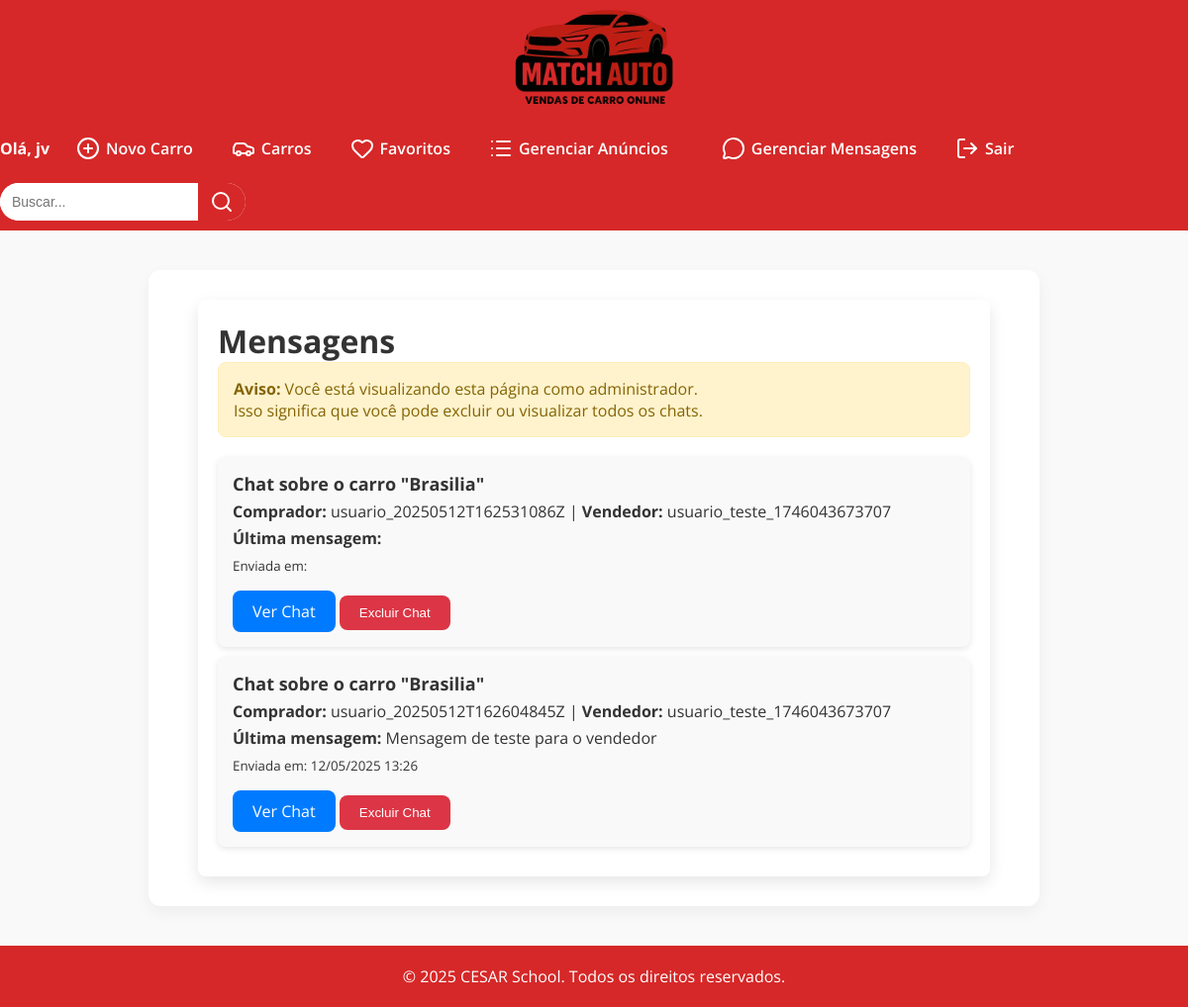
/interacoes/mensagens/ (signed in), run on an earlier commit of the app's database.
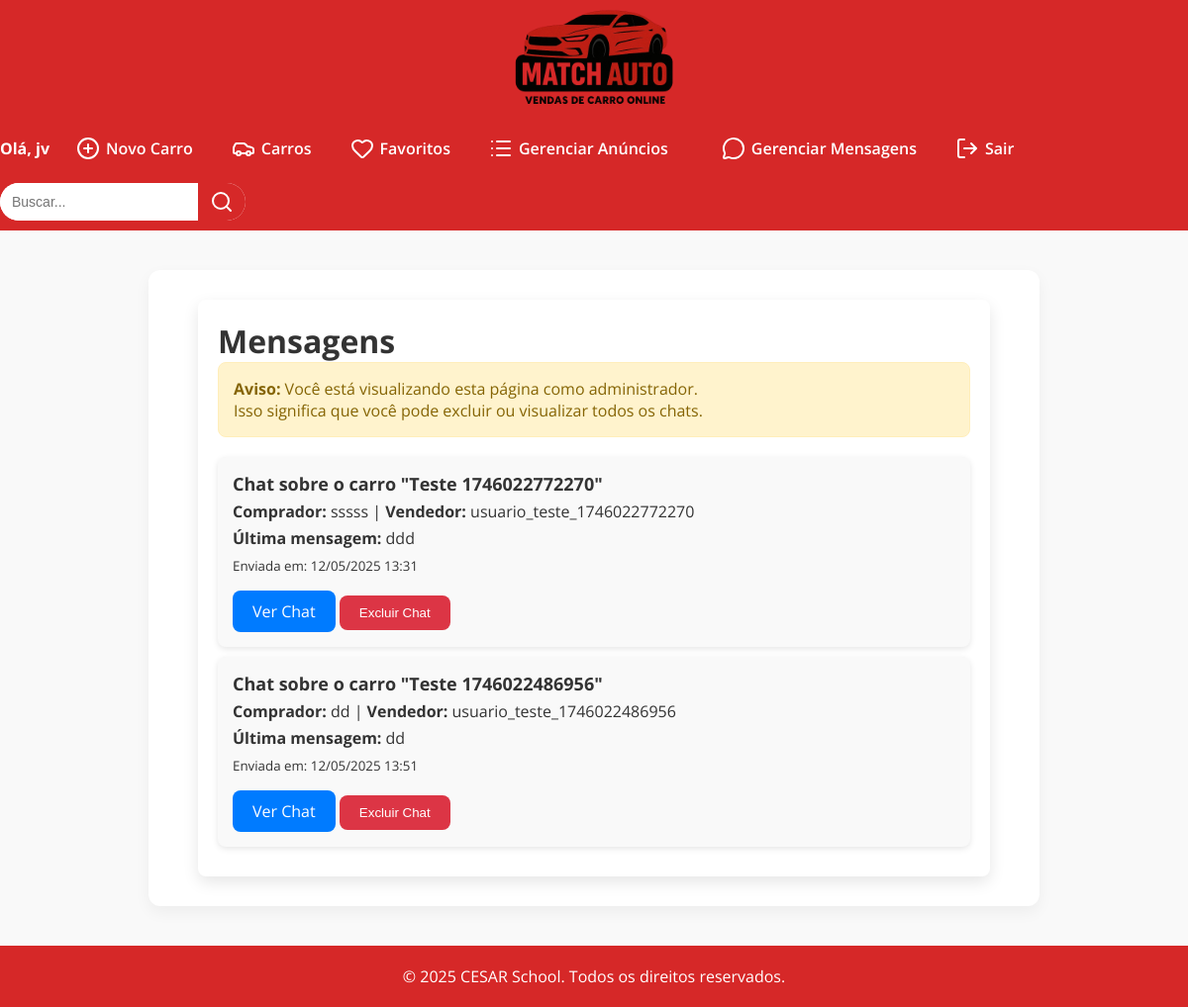
And on a later commit of the database.
### interacoes/models.py (models this page shows, shortened)
class Chat(models.Model):
    car = models.ForeignKey(Car, related_name='chats', on_delete=models.CASCADE)
    comprador = models.ForeignKey(User, related_name='comprador_chats', on_delete=models.CASCADE)
    vendedor = models.ForeignKey(User, related_name='vendedor_chats', on_delete=models.CASCADE)
    created_at = models.DateTimeField(auto_now_add=True)

class Message(models.Model):
    chat = models.ForeignKey(Chat, related_name='messages', on_delete=models.CASCADE)
    sender = models.ForeignKey(User, related_name='messages_sent', on_delete=models.CASCADE)
    text = models.TextField()
    created_at = models.DateTimeField(auto_now_add=True)

### cars/models.py (models this page shows, shortened)
class Car(models.Model):
    id = models.AutoField(primary_key=True)
    model = models.CharField(max_length=200)
    brand = models.ForeignKey(Brand, on_delete=models.PROTECT, related_name='car_brand')
    factory_year = models.IntegerField(blank = True, null = True)
    model_year = models.IntegerField(blank = True, null = True)
    km = models.IntegerField(blank = True, null = True)
    value = models.FloatField(blank = True, null = True)
    photo = models.ImageField(upload_to='cars/', blank = True, null = True)
    favoritos = models.ManyToManyField(User, related_name='carros_favoritos', blank=True)
    usuario = models.ForeignKey(User, on_delete=models.CASCADE)
    rating = models.DecimalField(max_digits=2, decimal_places=1, default=0)

### interacoes/views.py (the view)
# urls.py: path("mensagens/", views.minhas_mensagens, name="minhas_mensagens"),
@login_required
def minhas_mensagens(request):
    if request.user.is_superuser:
        chats = Chat.objects.all()
    else:
        chats = Chat.objects.filter(comprador=request.user) | Chat.objects.filter(vendedor=request.user)
    chats_com_mensagens = []
    for chat in chats:
        last_message = chat.messages.order_by('-created_at').first()  # Obtém a última mensagem
        chats_com_mensagens.append({
            'chat': chat,
            'last_message': last_message
        })
    return render(request, 'minhas_mensagens.html', {'chats_com_mensagens': chats_com_mensagens})

### interacoes/templates/minhas_mensagens.html (shortened to what this page needs)
{% extends 'base.html' %}
{% block content %}
  <div class="mensagens-container">
    <h1>Mensagens</h1>
    {% if user.is_superuser %}
      <div class="aviso-superuser">
        <p><strong>Aviso:</strong> Você está visualizando esta página como administrador.<br>
        Isso significa que você pode excluir ou visualizar todos os chats.</p>
      </div>
    {% endif %}
    {% if chats_com_mensagens %}
      <div class="chats-list">
        {% for chat_item in chats_com_mensagens %}
          <div class="chat-item">
            <h3>Chat sobre o carro "{{ chat_item.chat.car.model }}"</h3>
            <p><strong>Comprador:</strong> {{ chat_item.chat.comprador.username }} |
               <strong>Vendedor:</strong> {{ chat_item.chat.vendedor.username }}</p>
            <p><strong>Última mensagem:</strong> {{ chat_item.last_message.text }}</p>
            <p><small>Enviada em: {{ chat_item.last_message.created_at|date:"d/m/Y H:i" }}</small></p>
            <a href="{% url 'chat_detail' chat_item.chat.id %}" class="btn-chat">Ver Chat</a>
            {% if user.is_superuser or user == chat_item.chat.comprador or user == chat_item.chat.vendedor %}
              <form action="{% url 'excluir_chat' chat_item.chat.id %}" method="post" style="display:inline;">
                <button type="submit" class="btn-excluir">Excluir Chat</button>
              </form>
            {% endif %}
          </div>
        {% endfor %}
      </div>
    {% else %}
      <p>Você não tem chats.</p>
    {% endif %}
  </div>
{% endblock %}

What changed in the data, as far as the page shows it:
removed Chat: chat.car.model "Brasilia", chat.comprador.username "usuario_20250512T162531086Z", chat.vendedor.username "usuario_teste_1746043673707"
removed Chat: chat.car.model "Brasilia", chat.comprador.username "usuario_20250512T162604845Z", chat.vendedor.username "usuario_teste_1746043673707", last_message.text "Mensagem de teste para o vendedor", last_message.created_at "12/05/2025 13:26"
added Chat: chat.car.model "Teste 1746022772270", chat.comprador.username "sssss", chat.vendedor.username "usuario_teste_1746022772270", last_message.text "ddd", last_message.created_at "12/05/2025 13:31"
added Chat: chat.car.model "Teste 1746022486956", chat.comprador.username "dd", chat.vendedor.username "usuario_teste_1746022486956", last_message.text "dd", last_message.created_at "12/05/2025 13:51"
